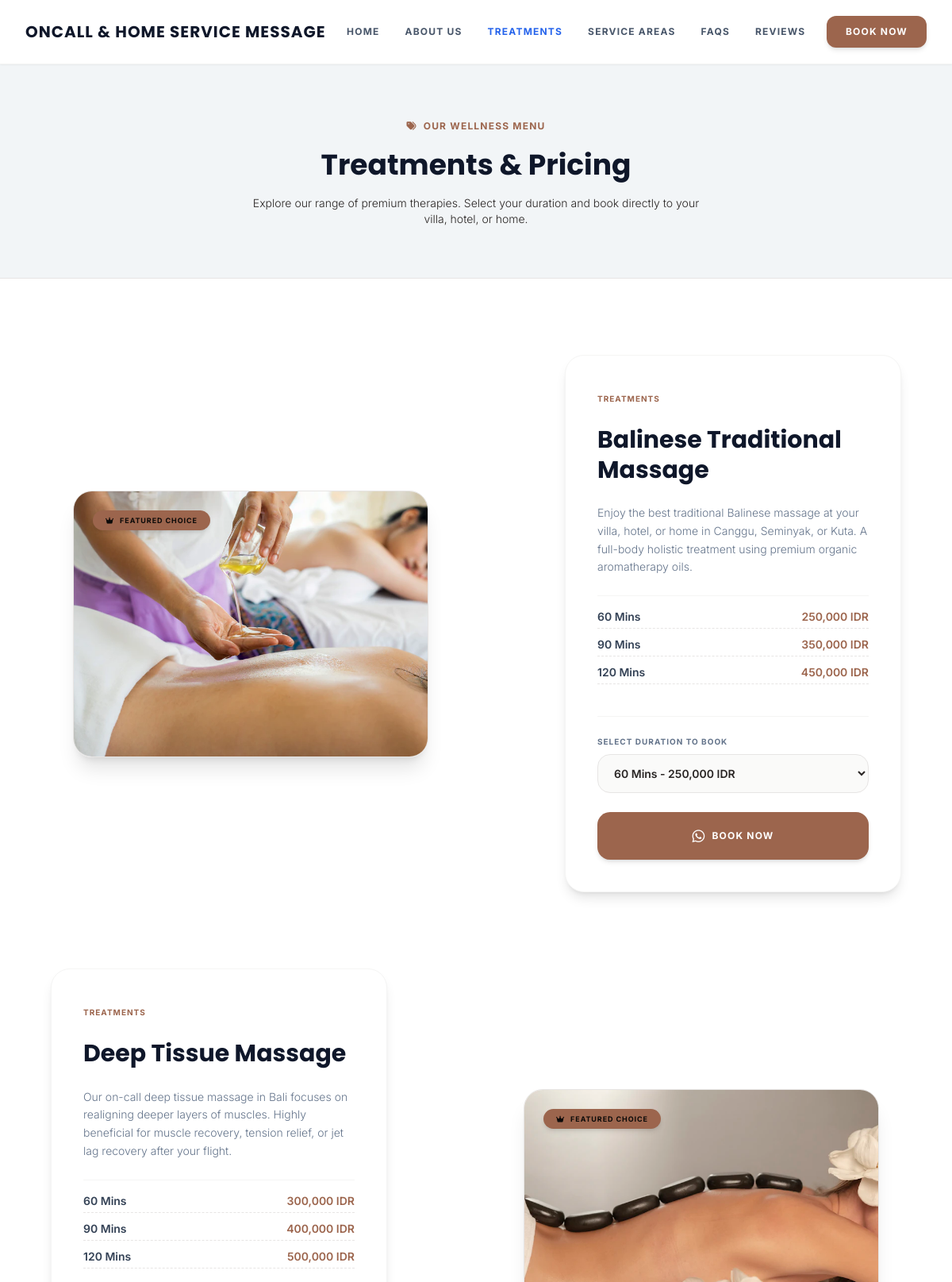
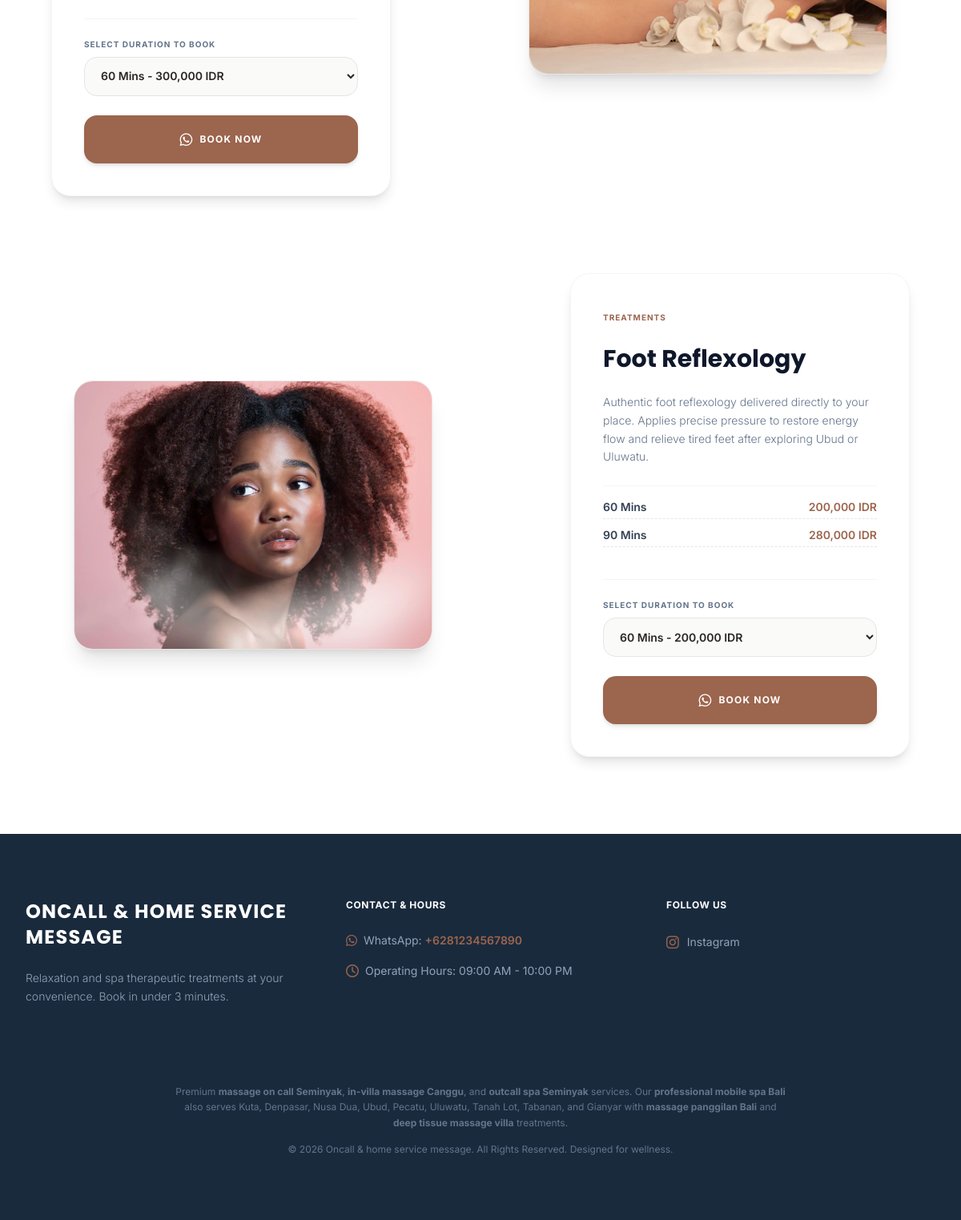
/services.php, run on the app's committed database (2 pictures, top to bottom).
### tables this page shows
CREATE TABLE IF NOT EXISTS `services` (
  `id` INT(11) NOT NULL AUTO_INCREMENT,
  `service_id` VARCHAR(50) NOT NULL UNIQUE,
  `title` VARCHAR(100) NOT NULL,
  `description` TEXT NOT NULL,
  `image_path` VARCHAR(255) NOT NULL,
  `featured` TINYINT(1) DEFAULT 1,
  PRIMARY KEY (`id`)
);

CREATE TABLE IF NOT EXISTS `service_options` (
  `id` INT(11) NOT NULL AUTO_INCREMENT,
  `service_ref` INT(11) NOT NULL,
  `duration` VARCHAR(30) NOT NULL,
  `price` VARCHAR(50) NOT NULL,
  PRIMARY KEY (`id`),
  FOREIGN KEY (`service_ref`) REFERENCES `services` (`id`) ON DELETE CASCADE
);

### services.php (the view)
<?php
require_once 'header.php';
$services_query = $db->query("SELECT * FROM services ORDER BY id ASC");
$services = [];
while ($service = $services_query->fetch()) {
    $options_stmt = $db->prepare("SELECT duration, price FROM service_options WHERE service_ref = ? ORDER BY id ASC");
    $options_stmt->execute([$service['id']]);
    $service['options'] = $options_stmt->fetchAll();
    $services[] = $service;
}
?>
    <section class="bg-[#f2f5f7] py-16 border-b border-stone-200">
        <div class="max-w-7xl mx-auto px-4 sm:px-6 lg:px-8 text-center space-y-4">
            <span class="text-xs font-bold uppercase tracking-widest text-[#9c654d]"><i aria-hidden="true" class="fas fa-tags mr-1"></i> Our Wellness Menu</span>
            <h1 class="text-4xl font-serif font-bold text-slate-900 leading-tight">Treatments &amp; Pricing</h1>
            <p class="text-slate-650 font-light text-sm max-w-xl mx-auto">Explore our range of premium therapies. Select your duration and book directly to your villa, hotel, or home.</p>
        </div>
    </section>
    <section class="py-24 bg-white">
        <div class="max-w-7xl mx-auto px-4 sm:px-6 lg:px-8">
            <div id="services-list" class="space-y-24">
                <?php foreach ($services as $index => $service):
                    $isEven = ($index % 2 == 0);
                    $directionClass = $isEven ? 'md:flex-row' : 'md:flex-row-reverse';
                    $alignTextClass = $isEven ? 'md:text-left md:items-start md:pl-16' : 'md:text-right md:items-end md:pr-16';
                    $serviceImg = $service['image_path'];
                    if (strpos($serviceImg, 'unsplash.com') !== false) {
                        if ($service['service_id'] === 'balinese-massage') {
                            $serviceImg = 'assets/images/hero-massage.webp';
                        } elseif ($service['service_id'] === 'deep-tissue') {
                            $serviceImg = 'assets/images/about-massage.webp';
                        } elseif ($service['service_id'] === 'reflexology') {
                            $serviceImg = 'assets/images/service-reflexology.webp';
                        }
                    }
                ?>
                    <div class="flex flex-col <?php echo $directionClass; ?> items-center gap-12 relative">
                        <div class="w-full md:w-1/2 flex-shrink-0">
                            <div class="aspect-[4/3] w-full max-w-md mx-auto rounded-3xl overflow-hidden border border-stone-200 shadow-xl relative group">
                                <?php if ($service['featured']): ?>
                                    <span class="absolute top-6 left-6 bg-amber-500 text-stone-950 text-[9px] font-bold uppercase tracking-widest px-4 py-1.5 rounded-full shadow-md z-10">
                                        <i aria-hidden="true" class="fas fa-crown mr-1"></i> Featured Choice
                                    </span>
                                <?php endif; ?>
                                <img src="<?php echo htmlspecialchars($serviceImg); ?>" width="448" height="336" loading="lazy" alt="<?php echo htmlspecialchars($service['title']); ?>" class="w-full h-full object-cover group-hover:scale-[1.02] transition-transform duration-700 ease-out">
                            </div>
                        </div>
                        <div class="w-full md:w-1/2 flex flex-col justify-center items-center <?php echo $alignTextClass; ?> z-10 relative px-4 sm:px-8">
                            <div class="bg-white p-8 md:p-10 rounded-3xl border border-stone-100 shadow-lg max-w-md space-y-6 text-left">
                                <span class="text-[10px] font-bold uppercase tracking-widest text-[#9c654d]">Treatments</span>
                                <h3 class="text-3xl font-serif font-bold text-slate-900 leading-tight"><?php echo htmlspecialchars($service['title']); ?></h3>
                                <p class="text-slate-500 text-sm leading-relaxed font-light"><?php echo htmlspecialchars($service['description']); ?></p>
                                <div class="space-y-2.5 py-4 border-t border-stone-100">
                                    <?php foreach ($service['options'] as $opt): ?>
                                        <div class="flex justify-between border-b border-dashed border-stone-200 pb-1 text-sm font-semibold">
                                            <span class="text-slate-700"><?php echo htmlspecialchars($opt['duration']); ?></span>
                                            <span class="text-[#9c654d]"><?php echo htmlspecialchars($opt['price']); ?></span>
                                        </div>
                                    <?php endforeach; ?>
                                </div>
                                <div class="border-t border-stone-100 pt-6 space-y-6">
                                    <div class="text-left">
                                        <label for="select-<?php echo $service['id']; ?>" class="block text-[10px] font-bold uppercase tracking-widest text-slate-500 mb-2">Select Duration to Book</label>
                                        <select id="select-<?php echo $service['id']; ?>" class="w-full border border-stone-200 bg-stone-50 px-4 py-3.5 rounded-2xl text-sm font-semibold focus:ring-2 focus:ring-emerald-800 focus:outline-none">
                                            <?php foreach ($service['options'] as $opt): ?>
                                                <option value="<?php echo htmlspecialchars($opt['duration']); ?>" data-price="<?php echo htmlspecialchars($opt['price']); ?>">
                                                    <?php echo htmlspecialchars($opt['duration']); ?> - <?php echo htmlspecialchars($opt['price']); ?>
                                                </option>
                                            <?php endforeach; ?>
                                        </select>
                                    </div>
                                    <button onclick="bookService('<?php echo addslashes($service['title']); ?>', '<?php echo $service['id']; ?>', '<?php echo htmlspecialchars($whatsapp); ?>')" class="w-full bg-[#9c654d] hover:bg-[#7d4d38] text-white font-bold py-4 px-6 rounded-2xl text-xs uppercase tracking-widest text-center transition-all duration-300 flex items-center justify-center space-x-2 shadow-md hover:shadow-lg">
                                        <i aria-hidden="true" class="fab fa-whatsapp text-lg"></i>
                                        <span>Book Now</span>
                                    </button>
                                </div>
                            </div>
                        </div>
                    </div>
                <?php endforeach; ?>
            </div>
        </div>
    </section>
<?php
require_once 'footer.php';
?>

### header.php (style rules this page uses)
.font-serif { font-family: 'Poppins', sans-serif; }
.font-sans { font-family: 'Inter', sans-serif; }

### data on the page
services: featured 1 (drawn), shows a picture, title "Balinese Traditional Massage", description "Enjoy the best traditional Balinese massage at your villa, hotel, or home in Canggu, Seminyak, or Kuta. A full-body holistic treatment using premium organic aromatherapy oils."
service_options: duration "60 Mins", price "250,000 IDR"
service_options: duration "90 Mins", price "350,000 IDR"
service_options: duration "120 Mins", price "450,000 IDR"
services: featured 1 (drawn), shows a picture, title "Deep Tissue Massage", description "Our on-call deep tissue massage in Bali focuses on realigning deeper layers of muscles. Highly beneficial for muscle recovery, tension relief, or jet lag recovery after your flight."
service_options: duration "60 Mins", price "300,000 IDR"
service_options: duration "90 Mins", price "400,000 IDR"
service_options: duration "120 Mins", price "500,000 IDR"
services: service (picture), title "Foot Reflexology", description "Authentic foot reflexology delivered directly to your place. Applies precise pressure to restore energy flow and relieve tired feet after exploring Ubud or Uluwatu."
service_options: duration "60 Mins", price "200,000 IDR"
service_options: duration "90 Mins", price "280,000 IDR"

### other printed values
$brandName "ONCALL & HOME SERVICE MESSAGE"
$whatsapp "6281234567890"
$operatingHours "09:00 AM - 10:00 PM"
$brandName "Oncall & home service message"
form field value "60 Mins - 250,000 IDR"
form field value "60 Mins - 300,000 IDR"
form field value "60 Mins - 200,000 IDR"
